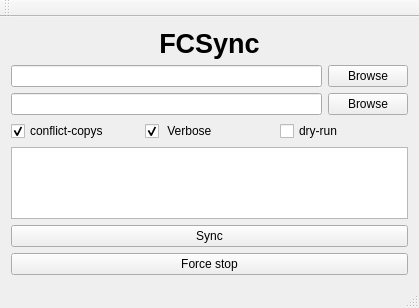
<?xml version="1.0" encoding="UTF-8"?>
<ui version="4.0">
 <class>MainWindow</class>
 <widget class="QMainWindow" name="MainWindow">
  <property name="geometry">
   <rect>
    <x>0</x>
    <y>0</y>
    <width>419</width>
    <height>308</height>
   </rect>
  </property>
  <property name="windowTitle">
   <string>FCSync</string>
  </property>
  <widget class="QWidget" name="centralWidget">
   <layout class="QVBoxLayout" name="verticalLayout">
    <item>
     <widget class="QLabel" name="titleLabel">
      <property name="font">
       <font>
        <pointsize>20</pointsize>
        <weight>75</weight>
        <bold>true</bold>
       </font>
      </property>
      <property name="text">
       <string>FCSync</string>
      </property>
      <property name="alignment">
       <set>Qt::AlignCenter</set>
      </property>
     </widget>
    </item>
    <item>
     <layout class="QHBoxLayout" name="horizontalLayout_2">
      <item>
       <widget class="QLineEdit" name="dir1lineEdit"/>
      </item>
      <item>
       <widget class="QPushButton" name="dir1BrowseButton">
        <property name="text">
         <string>Browse</string>
        </property>
       </widget>
      </item>
     </layout>
    </item>
    <item>
     <layout class="QHBoxLayout" name="horizontalLayout">
      <item>
       <widget class="QLineEdit" name="dir2lineEdit"/>
      </item>
      <item>
       <widget class="QPushButton" name="dir2BrowseButton">
        <property name="text">
         <string>Browse</string>
        </property>
       </widget>
      </item>
     </layout>
    </item>
    <item>
     <layout class="QHBoxLayout" name="horizontalLayout_3">
      <item>
       <widget class="QCheckBox" name="c_argumentCheckbox">
        <property name="text">
         <string>conflict-copys</string>
        </property>
        <property name="checked">
         <bool>true</bool>
        </property>
       </widget>
      </item>
      <item>
       <widget class="QCheckBox" name="v_argumentCheckbox">
        <property name="text">
         <string> Verbose</string>
        </property>
        <property name="checked">
         <bool>true</bool>
        </property>
       </widget>
      </item>
      <item>
       <widget class="QCheckBox" name="dryrun_argumentCheckbox">
        <property name="text">
         <string>dry-run</string>
        </property>
        <property name="checked">
         <bool>false</bool>
        </property>
       </widget>
      </item>
     </layout>
    </item>
    <item>
     <widget class="QPlainTextEdit" name="plainTextEdit">
      <property name="readOnly">
       <bool>true</bool>
      </property>
     </widget>
    </item>
    <item>
     <widget class="QPushButton" name="syncButton">
      <property name="text">
       <string>Sync</string>
      </property>
     </widget>
    </item>
    <item>
     <widget class="QPushButton" name="forcestopButton">
      <property name="text">
       <string>Force stop</string>
      </property>
     </widget>
    </item>
   </layout>
  </widget>
  <widget class="QMenuBar" name="menuBar">
   <property name="geometry">
    <rect>
     <x>0</x>
     <y>0</y>
     <width>419</width>
     <height>20</height>
    </rect>
   </property>
  </widget>
  <widget class="QToolBar" name="mainToolBar">
   <attribute name="toolBarArea">
    <enum>TopToolBarArea</enum>
   </attribute>
   <attribute name="toolBarBreak">
    <bool>false</bool>
   </attribute>
  </widget>
  <widget class="QStatusBar" name="statusBar"/>
 </widget>
 <layoutdefault spacing="6" margin="11"/>
 <resources/>
 <connections/>
</ui>
